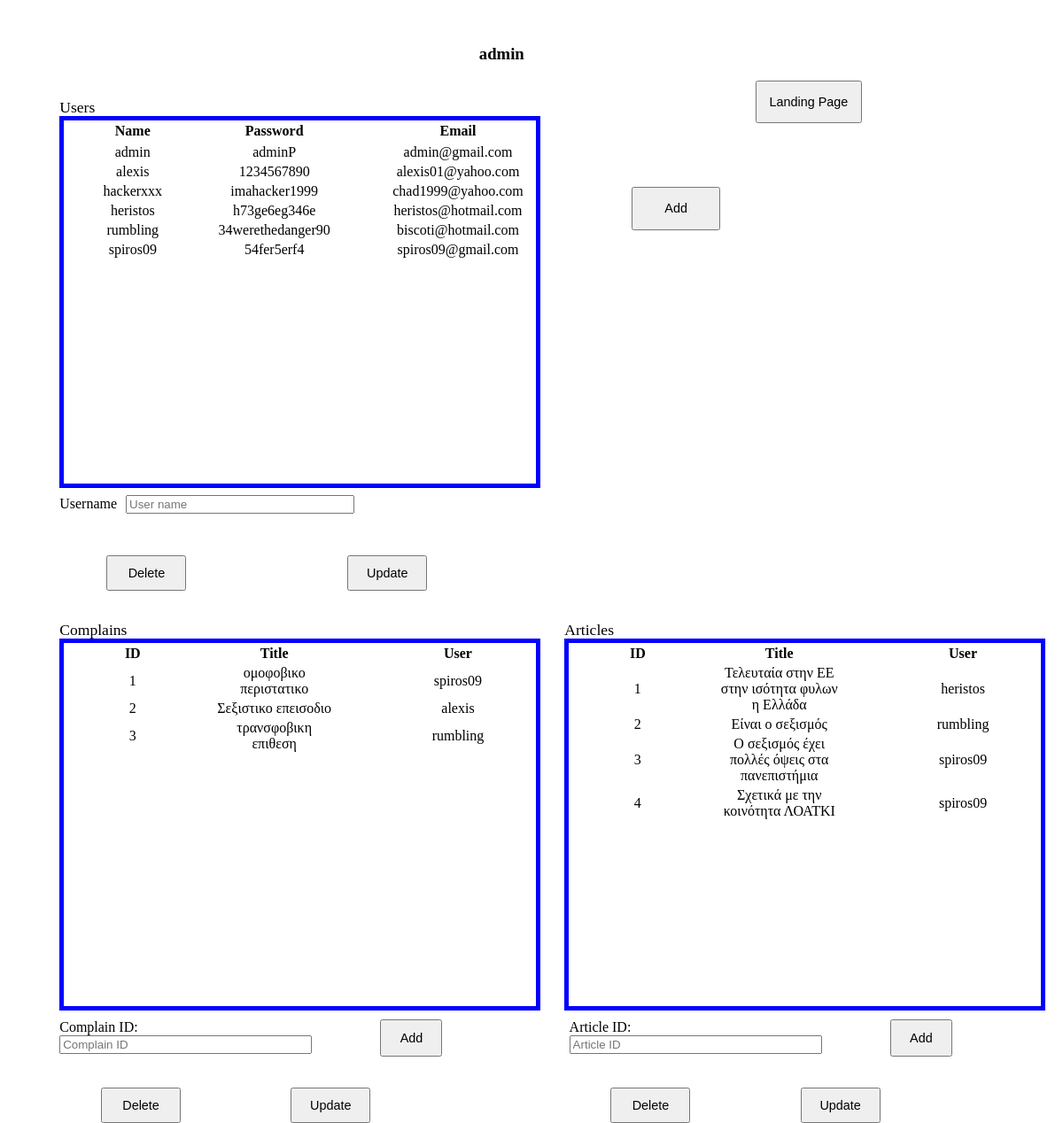
Screenshot of /AdminPage.php (signed in) with the database file from the repository.
### tables this page shows
CREATE TABLE `users` (
  `USERNAME` varchar(20) NOT NULL,
  `PASSWORD` varchar(50) NOT NULL,
  `USER_CATEGORIES` varchar(5) NOT NULL,
  `EMAIL` varchar(20) NOT NULL
);

CREATE TABLE `complaints` (
  `ID` int(10) UNSIGNED NOT NULL,
  `TITLE` varchar(30) NOT NULL,
  `USERNAME` varchar(20) DEFAULT NULL,
  `CONTENT` varchar(1000) DEFAULT NULL,
  `REGION` varchar(50) NOT NULL,
  `DATE` datetime NOT NULL
);

CREATE TABLE `articles` (
  `ID` int(10) UNSIGNED NOT NULL,
  `TITLE` varchar(50) NOT NULL,
  `USERNAME` varchar(20) DEFAULT NULL,
  `CONTENT` varchar(1000) DEFAULT NULL,
  `DATE` datetime NOT NULL
);

### AdminPage.php (the view, shortened to what this page needs)
<!DOCTYPE html>
<html>
	<head>
		<link rel="stylesheet" href="AdminPage.css"/>
	</head>
	<body>
        <?php
            echo "<h3 class='AdminName' id='AdminName'>".$_COOKIE['user']."</h3>";
        ?>
		<div class="topGridContainer">
			<div class="UserlabelPosition">
				<label class="Userslabel">Users</label>
			</div>
			<div class="landingPageButtonPosition">
				<a href="index.php"><input class="landingPageButton" type="submit" value="Landing Page"></a>
			</div>
			<div class="DataUser">
				<table class="table">
					<tr>
						<th class="namecol">
							Name
						</th>
						<th class="psswdcol">
							Password
						</th>
						<th class="emailcol">
							Email
						</th>
					</tr>
					<tr>
						<?php
							include("AdminsConnection.php");
							$sql = "SELECT `USERNAME`, `PASSWORD`, `EMAIL` FROM users";
							$results = mysqli_query($conn, $sql);
							while ($row = mysqli_fetch_array($results)){
								echo "<tr><td class='namecol'>" . $row["USERNAME"] . "</td><td class='psswdcol'>" . $row["PASSWORD"] . "</td><td class='emailcol'>" . $row["EMAIL"] . "</td></tr>";
	 						}
						?>
					</tr>
				</table>
			</div>
			<div class="AddButtonPosition">
				<a href="CreateAccount_C.php"><input class="AddButton" type="submit" value="Add"></a>
			</div>
			<form  action="./AdminsInputCheck.php" method="post">
                <div class="userControlsGridContainer">
                    <div class="connectcols1_2 UserNamelabelPosition">
                        <label>Username</label><input class="UserInput" type="text" id="Username" name="username" Placeholder="User name"/><br>
                    </div>
                    <div class="deletePosition">
                        <input class="buttons" type="submit" name="userbuttons" value="Delete">
                    </div>
                    <div class="UpdatePosition">
                        <input class="buttons" type="submit" name="userbuttons" value="Update">
                    </div>
                </div>
			</form>
		</div>
		<div class="botGridContainer">
			<div class="UserlabelPosition">
				<label class="Userslabel">Complains</label>
			</div>
			<div class="UserlabelPosition ArticlePadding">
				<label class="Userslabel">Articles</label>
			</div>
			<div class="DataUser">
				<table class="table">
					<tr>
						<th class="namecol">
							ID
						</th>
						<th class="psswdcol">
							Title
						</th>
						<th class="emailcol">
							User
						</th>
					</tr>
						<?php
							$sql = "SELECT `ID`, `TITLE`, `USERNAME` FROM `complaints`;";
							$results = mysqli_query($conn, $sql);
							while ($row = mysqli_fetch_array($results)){
								echo "<tr><td class='namecol'>" . $row["ID"] . "</td><td class='psswdcol'>" . $row["TITLE"] . "</td><td class='emailcol'>" . $row["USERNAME"] . "</td></tr>";
	 						}
						?>
				</table>
			</div>
			<div class="DataUser ArticlePadding">
				<table class="table">
					<tr>
						<th class="namecol">
							ID
						</th>
						<th class="psswdcol">
							Title
						</th>
						<th class="emailcol">
							User
						</th>
						<?php
							$sql = "SELECT `ID`, `TITLE`, `USERNAME` FROM `articles`;";
							$results = mysqli_query($conn, $sql);
							while ($row = mysqli_fetch_array($results)){
								echo "<tr><td class='namecol'>" . $row["ID"] . "</td><td class='psswdcol'>" . $row["TITLE"] . "</td><td class='emailcol'>" . $row["USERNAME"] . "</td></tr>";
	 						}
						?>
					</tr>
				</table>
			</div>
			<div class="botControlsgridContainer">
				<div class="connectcols1_2">
					<label>Complain ID:</label><br>
					<input class="widthinput"type="text" id="ComplainID" Placeholder="Complain ID"/><br>
				</div>
				<div>
					<a href="makeSubmission.php"><input class="buttons" type="submit" value="Add"></a>
				</div>
				<div class="buttonsDeleteComArt">
					<input class="buttons " type="submit" value="Delete">
				</div>
				<div class="buttonsUpdateComArt">
					<input class="buttons UpdateComArt" type="submit" onclick="UpdateButtonComplains()" value="Update">
				</div>
			</div>
			<div class="botControlsgridContainer ArticleGridPadding">
				<div class="connectcols1_2">
						<label>Article ID:</label><br>
						<input class="widthinput"type="text" id="ComplainID" Placeholder="Article ID"/><br>
					</div>
					<div>
						<a href="makeSubmission.php"><input class="buttons" type="submit" value="Add"></a>
					</div>
					<div class="buttonsDeleteComArt">
						<input class="buttons" type="submit" value="Delete">
					</div>
					<div class="buttonsUpdateComArt">
						<input class="buttons UpdateComArt" type="submit" onclick="UpdateButtonComplains()" value="Update">
					</div>
				<div></div>
			</div>
		</div>
	</body>
</html>

### AdminPage.css (style rules this page uses)
.AdminName { margin-top:50px; margin-left: 45%; }
.topGridContainer { display: grid; margin: auto; width: 90%; grid-template-rows: 40px 410px 40px; grid-template-columns: 50% 50%; }
.UserlabelPosition { padding-top:20px; }
.Userslabel { font-size: 110%; float: left; }
.landingPageButtonPosition { padding-right: 30%; }
.landingPageButton { float: right; font-size: 90%; height: 120%; width: 40%; max-height:50px; min-height:30px; max-width:120px; min-width:100px; }
.DataUser { border: 5px solid blue; width:100%; height:100%; overflow: scroll; }
.table { text-align:center; table-layout: fixed; width:100%; min-width: 400px; }
.namecol { width:20%; overflow: scroll; min-width: 100px; text-overflow: ellipsis; }
.psswdcol { width:20%; padding-left:3%; overflow: scroll; min-width: 100px; text-overflow: ellipsis; }
.emailcol { width:30%; padding-left:10%; overflow: scroll; min-width: 100px; text-overflow: ellipsis; }
.AddButtonPosition { padding-right:60%; padding-top:80px; }
.AddButton { float:right; font-size: 90%; height: 15%; width: 65%; max-height:60px; min-height:30px; max-width:100px; min-width:60px; }
.buttons { margin-left:20%; font-size: 90%; height: 80%; width: 50%; max-height: 90px; min-height: 40px; max-width: 90px; min-width:70px; }
.UpdateComArt { width:85% }
.userControlsGridContainer { display: grid; margin: auto; width: 100%; grid-template-rows: 50% 50%; grid-template-columns: 50% 55%; padding-top:18px; }
.UserNamelabelPosition { min-width:100px; max-width:500px; }
.UserInput { margin-left:2%; display:inline-block; width: 50%; max-width:300px; min-width:80px; }
.UpdatePosition { padding-top:25px; }
.deletePosition { padding-top:25px; }
.botGridContainer { display: grid; margin-top:100px; margin-left:auto; margin-right:auto; width: 90%; grid-template-rows: 40px 410px 40px; grid-template-columns: 50% 50%; }
.connectcols1_2 { grid-column: 1 / span 2; grid-row: 1; }
.widthinput { width:80%; }
.ArticlePadding { margin-left:7%; }
.botControlsgridContainer { display: grid; margin: auto; width: 100%; grid-template-rows: 50% 50%; grid-template-columns: 40% 25% 15%; padding-top:20px; }
.ArticleGridPadding { padding-left: 8%; }
.buttonsUpdateComArt { padding-top:25px; padding-left:20%; }
.buttonsDeleteComArt { padding-top:25px; padding-left:5%; padding-right:10%; }

### rows the page displays
users: USERNAME "admin", PASSWORD "adminP", EMAIL "admin@gmail.com"
users: USERNAME "alexis", PASSWORD "1234567890", EMAIL "alexis01@yahoo.com"
users: USERNAME "hackerxxx", PASSWORD "imahacker1999", EMAIL "chad1999@yahoo.com"
users: USERNAME "heristos", PASSWORD "h73ge6eg346e", EMAIL "heristos@hotmail.com"
users: USERNAME "rumbling", PASSWORD "34werethedanger90", EMAIL "biscoti@hotmail.com"
users: USERNAME "spiros09", PASSWORD "54fer5erf4", EMAIL "spiros09@gmail.com"
complaints: ID "1", TITLE "ομοφοβικο περιστατικο", USERNAME "spiros09"
complaints: ID "2", TITLE "Σεξιστικο επεισοδιο", USERNAME "alexis"
complaints: ID "3", TITLE "τρανσφοβικη επιθεση", USERNAME "rumbling"
articles: ID "1", TITLE "Τελευταία στην ΕΕ στην ισότητα φυλων η Ελλάδα", USERNAME "heristos"
articles: ID "2", TITLE "Είναι ο σεξισμός", USERNAME "rumbling"
articles: ID "3", TITLE "Ο σεξισμός έχει πολλές όψεις στα πανεπιστήμια", USERNAME "spiros09"
articles: ID "4", TITLE "Σχετικά με την κοινότητα ΛΟΑΤΚΙ", USERNAME "spiros09"

### other values shown
$_COOKIE['user'] "admin"
